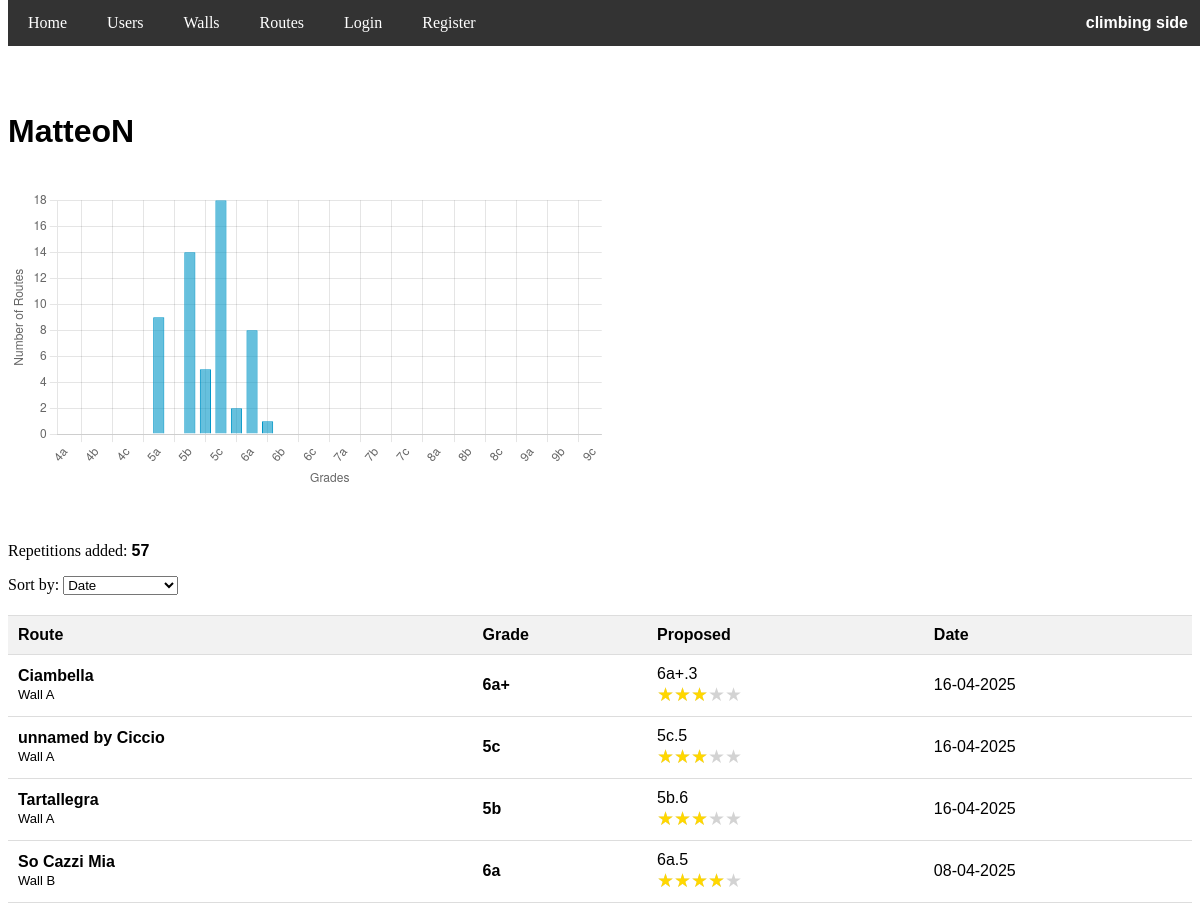
Before: /users/6 (upper part) with the older database file.
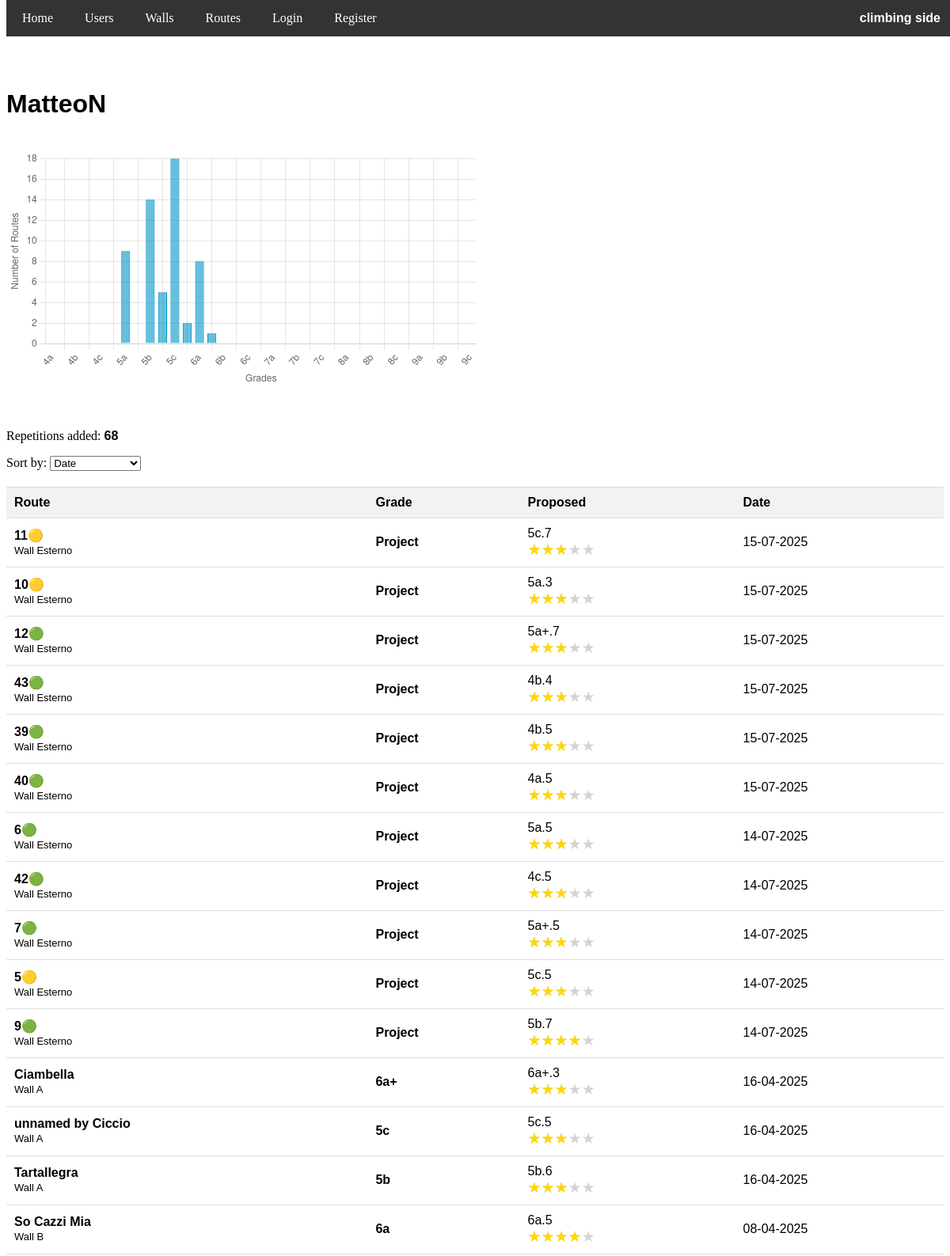
After: the same page with the newer database file.
### app/models.py (models this page shows, shortened)
class User(db.Model, UserMixin):
    id = db.Column(db.Integer, primary_key=True)
    username = db.Column(db.String(150), unique=True, nullable=False)
    password = db.Column(db.String(60), nullable=False)
    routes = db.relationship('Route', secondary=user_route, backref='users', lazy=True)

class Route(db.Model):
    id = db.Column(db.Integer, primary_key=True)
    name = db.Column(db.String(100), nullable=False)
    grade = db.Column(db.String(3), nullable=False)
    wall_id = db.Column(db.Integer, db.ForeignKey('wall.id'), nullable=False)
    image_file = db.Column(db.String(255), nullable=True)

class Wall(db.Model):
    id = db.Column(db.Integer, primary_key=True)
    name = db.Column(db.String(100), unique=True, nullable=False)
    routes = db.relationship('Route', backref='wall', lazy=True)

### app/users.py (the view)
@users.route('/users/<int:user_id>')
def user_page(user_id):
    user = User.query.get_or_404(user_id)  # Fetch the user by ID, or return 404 if not found
    routes = user.routes  # Get the routes that this user has added
    nreps=len(routes)
    sort_by = request.args.get('sort_by', 'date')  # Default to 'id' if not specified
    if sort_by == 'grade':
        routes = Route.query.join(user_route).join(User).filter(User.id == user_id).order_by(desc(Route.grade), desc(user_route.c.date), desc(user_route.c.id)).all()
    elif sort_by == 'date':
        routes = Route.query.join(user_route).join(User).filter(User.id == user_id).order_by(desc(user_route.c.date), desc(user_route.c.id)).all()
    else:
        routes = Route.query.join(user_route).join(User).filter(User.id == user_id).order_by(Route.id).all()
    for route in routes:
        user_route_data = db.session.query(user_route.c.proposed_grade, user_route.c.score, user_route.c.date).filter_by(route_id=route.id, user_id=user_id).first()
        if user_route_data:
            route.proposed_grade, route.score, route.date = user_route_data  # Unpack the tuple
        else:
            route.proposed_grade, route.score, route.date = None, None, None  # Handle if no proposed grade or score exists
    grades = [route.grade for route in routes]
    french_grades = [
    "4a", "4a+", "4b", "4b+", "4c", "4c+",
    "5a", "5a+", "5b", "5b+", "5c", "5c+",
    "6a", "6a+", "6b", "6b+", "6c", "6c+",
    "7a", "7a+", "7b", "7b+", "7c", "7c+",
    "8a", "8a+", "8b", "8b+", "8c", "8c+",
    "9a", "9a+", "9b", "9b+", "9c"
    ]
    grade_frequencies = dict(Counter(grades))
    full_grade_frequencies = {grade: grade_frequencies.get(grade, 0) for grade in french_grades}
    return render_template('users/user_page.html', user=user, routes=routes, sort_by=sort_by, full_grade_frequencies=full_grade_frequencies, nreps=nreps)

### app/templates/users/user_page.html (shortened to what this page needs)
<!DOCTYPE html>
<html lang="en">
<head>
    <link rel="stylesheet" href="{{ url_for('static', filename='styles.css') }}">
</head>
<body>
    {% if current_user.is_authenticated %}
        <div class="navbar" id="myNavbar">
            <span class="navbar-right"><b>climbing side</b></span>
            <a href="{{ url_for('home.homepage') }}">Home</a>
            <a href="{{ url_for('users.users_list') }}">Users</a>
            <a href="{{ url_for('routes.walls_list') }}">Walls</a>
            <a href="{{ url_for('routes.routes_list') }}">Routes</a>
            <a href="{{ url_for('users.user_page', user_id=current_user.id) }}">Profile</a>
            <a href="{{ url_for('users.logout') }}" onclick="return confirmLogout()" >Logout</a>
            <a href="javascript:void(0);" class="icon" onclick="toggleMenu()">&#9776;</a>
        </div>
    {% else %}
        <div class="navbar" id="myNavbar">
            <span class="navbar-right"><b>climbing side</b></span>
            <a href="{{ url_for('home.homepage') }}">Home</a>
            <a href="{{ url_for('users.users_list') }}">Users</a>
            <a href="{{ url_for('routes.walls_list') }}">Walls</a>
            <a href="{{ url_for('routes.routes_list') }}">Routes</a>
            <a href="{{ url_for('users.login') }}" >Login</a>
            <a href="{{ url_for('users.register') }}" >Register</a>
        </div>
    {% endif %}
    <div class="content">
    <br>
    <br>
    <br>
    <h1 style="font-family: Verdana, sans-serif;">{{ user.username }}</h1>
    <br>
    <canvas id="grade-histogram"></canvas>
    <br>
    <br>
    <p>Repetitions added: <strong style="font-family: Verdana, sans-serif;">{{nreps}}</strong></p>
    <div>
        <label for="sort">Sort by:</label>
        <select id="sort" name="sort" onchange="changeSortOption()">
            <option value="date" {% if sort_by == 'date' %}selected{% endif %}>Date</option>
        </select>
    </div>
    {% if routes %}
    <div id="route-container">
    <table style="font-family: Verdana, sans-serif;">
        <thead>
            <tr>
                <th>Route</th>
                <th>Grade</th>
                <th>Proposed</th>
                <th>Date</th>
            </tr>
        </thead>
        <tbody>
            {% for route in routes %}
                <tr>
                    <td>
                        <a href="{{ url_for('routes.route_page', route_id=route.id) }}" class="link6" ><strong>{{ route.name }}</strong></a>
                        <br>
                        <a href="{{ url_for('routes.wall_page', wall_id=route.wall_id) }}" class="link6" style="font-weight: normal; font-size: small;"> Wall {{ route.wall.name }} </a>
                    </td>
                    <td><strong>{{ route.grade }}</strong></td>
                    <td>{{ display_grade(route.proposed_grade) }}  <br>
                     <span id="{{ route.id}}" class="star-container" style="--filled-star-width: {{route.score *100/5}}%">★★★★★</span> </td>
                    <td>{{ route.date.strftime('%d-%m-%Y') }}</td>
                </tr>
            {% endfor %}
        </tbody>
    </table>
    </div>
    {% else %}
        <p> <b style="font-family: Verdana, sans-serif;">{{ user.username }}</b> has not added any routes yet.</p>
    {% endif %}
    <br>
    <br>
    <br>
    </div>
    <br>
    <br>
    <br>
    <br>
    <br>
</body>
</html>

### app/static/styles.css (style rules this page uses)
.link6 { color: black; font-weight: bold; text-decoration: none; }
.navbar { background-color: #333; overflow: hidden; position: fixed; top: 0; width: 100%; z-index: 9999; }
.navbar a { float: left; display: block; color: white; text-align: center; padding: 14px 20px; text-decoration: none; }
.navbar-right { float: right; color: white; padding: 14px 20px; text-align: center; font-family: Verdana, sans-serif; }
.content { padding-top: 30px; }
.star-container { position: relative; display: inline-block; font-size: 19px; color: lightgray; }
.star-container::before { content: '★★★★★'; position: absolute; top: 0; left: 0; width: var(--filled-star-width, 0%); color: gold; overflow: hidden; }

### app/templates/users/user_page.html (style rules this page uses)
#grade-histogram { width: 600px; height: 400px; }
table { width: 100%; border-collapse: collapse; margin-top: 20px; }
th, td { padding: 10px; border: 1px solid #ddd; }
th { background-color: #f2f2f2; text-align: left; }
table thead tr { border-bottom: 1.5px solid #333; }
table tbody tr { border-bottom: 1px solid #333; }
table tbody td, table thead th { border-right: none; border-left: none; }
#grade-histogram { width: 600px; height: 300px; }

Changed rows visible on the page:
added Route: name "11🟡", wall.name "Esterno", grade "Project", display_grade "5c.7", {{ route.score *100/5 }} 60.0 (drawn), date "15-07-2025"
added Route: name "10🟡", wall.name "Esterno", grade "Project", display_grade "5a.3", {{ route.score *100/5 }} 60.0 (drawn), date "15-07-2025"
added Route: name "12🟢", wall.name "Esterno", grade "Project", display_grade "5a+.7", {{ route.score *100/5 }} 60.0 (drawn), date "15-07-2025"
added Route: name "43🟢", wall.name "Esterno", grade "Project", display_grade "4b.4", {{ route.score *100/5 }} 60.0 (drawn), date "15-07-2025"
added Route: name "39🟢", wall.name "Esterno", grade "Project", display_grade "4b.5", {{ route.score *100/5 }} 60.0 (drawn), date "15-07-2025"
added Route: name "40🟢", wall.name "Esterno", grade "Project", display_grade "4a.5", {{ route.score *100/5 }} 60.0 (drawn), date "15-07-2025"
added Route: name "6🟢", wall.name "Esterno", grade "Project", display_grade "5a.5", {{ route.score *100/5 }} 60.0 (drawn), date "14-07-2025"
added Route: name "42🟢", wall.name "Esterno", grade "Project", display_grade "4c.5", {{ route.score *100/5 }} 60.0 (drawn), date "14-07-2025"
added Route: name "7🟢", wall.name "Esterno", grade "Project", display_grade "5a+.5", {{ route.score *100/5 }} 60.0 (drawn), date "14-07-2025"
added Route: name "5🟡", wall.name "Esterno", grade "Project", display_grade "5c.5", {{ route.score *100/5 }} 60.0 (drawn), date "14-07-2025"
added Route: name "9🟢", wall.name "Esterno", grade "Project", display_grade "5b.7", {{ route.score *100/5 }} 80.0 (drawn), date "14-07-2025"
Other visible differences:
{{ nreps }}: "57" → "68"
